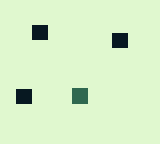

Below is a game level as drawn by its tile map, then a one-line description and the .tmx file that defines it, in full:
An orthogonal 20x18 tile map with 8x8 px tiles, 1 tile layer (Tile Layer 1), 2 tilesets.

<map version="1.4" tiledversion="1.4.3" orientation="orthogonal" renderorder="right-down" width="20" height="18" tilewidth="8" tileheight="8" infinite="0" nextlayerid="2" nextobjectid="1">
 <tileset firstgid="1" source="../../../Simple_Game/assets/backgrounds/D.tsx" />
 <tileset firstgid="1495" source="../../../Simple_Game/assets/backgrounds/pixelstudio1.tsx" />
 <layer id="1" name="Tile Layer 1" width="20" height="18">
  <data encoding="csv">
3,4,5,6,7,8,9,10,11,12,13,14,15,16,17,18,19,20,21,22,
3,4,5,6,7,8,9,10,11,12,13,14,15,16,17,18,19,20,21,22,
3,4,5,6,7,8,9,10,11,12,13,14,15,16,17,18,19,20,21,22,
3,4,5,6,1340,1341,9,10,11,12,13,14,15,16,17,18,19,20,21,22,
3,4,5,6,1423,1424,9,10,11,12,13,14,15,16,1340,1341,19,20,21,22,
3,4,5,6,7,8,9,10,11,12,13,14,15,16,1423,1424,19,20,21,22,
86,87,88,89,90,91,92,93,94,95,96,97,98,99,100,101,102,103,104,105,
169,170,171,172,173,174,175,176,177,178,179,180,181,182,183,184,185,186,187,188,
252,253,254,255,256,257,258,259,260,261,262,263,264,265,266,267,268,269,270,271,
335,336,337,338,339,340,341,342,343,344,345,346,347,348,349,350,351,352,353,354,
418,419,420,421,422,423,424,425,426,427,428,429,430,431,432,433,434,435,436,437,
501,502,1340,1341,505,506,507,508,509,1509,1509,512,513,514,515,516,517,518,519,520,
584,585,1423,1424,588,589,590,591,592,1509,1509,595,596,597,598,599,600,601,602,603,
667,668,669,670,671,672,673,674,675,676,677,678,679,680,681,682,683,684,685,686,
750,751,752,753,754,755,756,757,758,759,760,761,762,763,764,765,766,767,768,769,
833,834,835,836,837,838,839,840,841,842,843,844,845,846,847,848,849,850,851,852,
916,917,918,919,920,921,922,923,924,925,926,927,928,929,930,931,932,933,934,935,
999,1000,1001,1002,1003,1004,1005,1006,1007,1008,1009,1010,1011,1012,1013,1014,1015,1016,1017,1018
</data>
 </layer>
</map>
